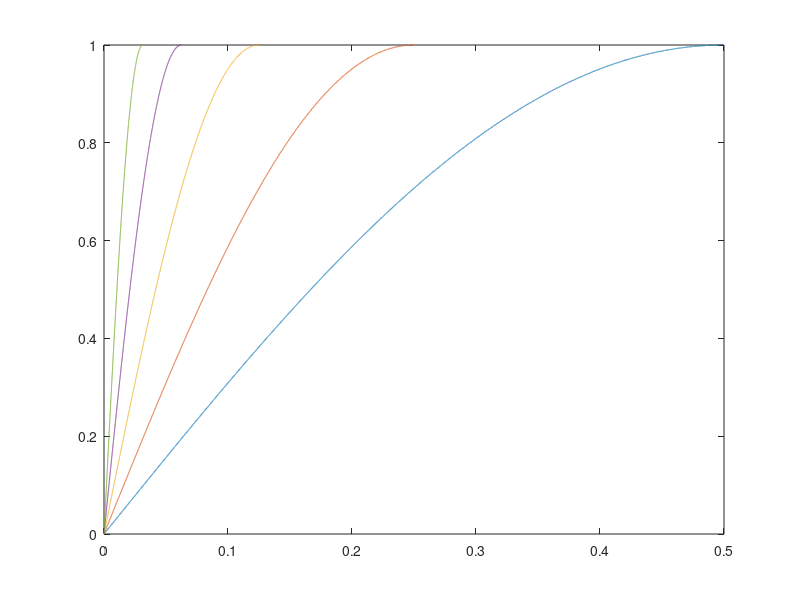
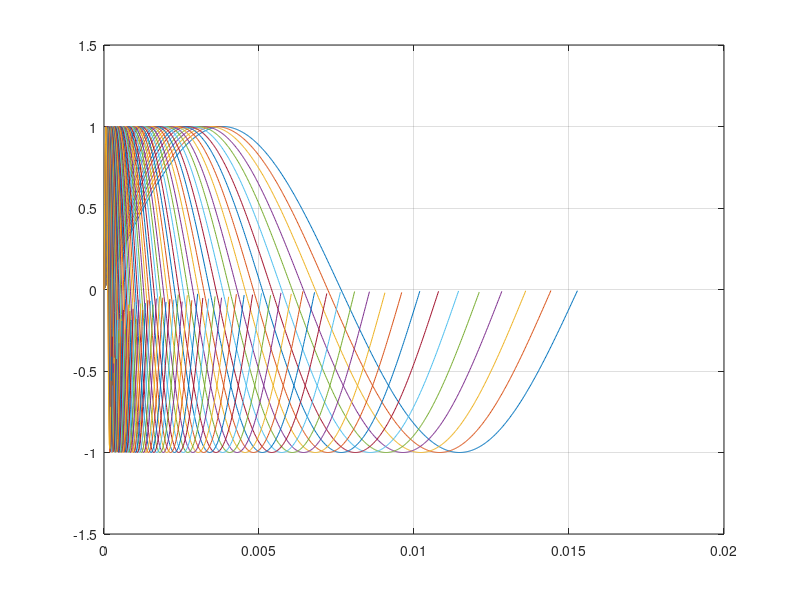

Source code (MATLAB) for these figures, in order:
clear 
%% global parameters 
a  = 2^(1/12);
f0 = 65.40639;
SR = 48000; %sample rate
dt = 1/SR;

%% normal LUT

%semitones steps related to f0

%n = -24;
%n = -12;   % C-1 
%n = 0;   % C0
%n= 12; % C1

oct_LUT = 6;
keys = 12;

n=[0:12:oct_LUT*keys];

%LUT_start_octave = log(fn/f0)/log(a);
% LUT scale parameter


%calculations


%freqquency
for i = n(1):n(end)

    fn(i+1,1) = f0 * a^i;
    
end

Y = cell(length(fn),1); 
start_ind = zeros(length(fn),1);
end_ind   = zeros(length(fn),1);

start_ind(1,1) = 0;
end_ind  (1,1) = round(SR / fn(1))-1;

for i = 1 : length(fn)
    
    BS(i,1) = round((SR / fn(i)));
    
    t = 0:dt:BS(i)*dt-dt; %-dt
    
    Y{i} = sin(2*pi*fn(i)*t);
    figure(2);
    ylim([-1.5 1.5]);
    plot(t,Y{i});
    hold on;
    grid on;
    %y = sin(2*pi*freq(i)*t);

    if i > 1
   
        start_ind(i,1) = start_ind(i-1,1) + BS(i-1,1);
        end_ind  (i,1) = start_ind(i  ,1) + BS(i,  1) - 1;  
    end
end
  LUT_Array = [];
length_Y = 0;
for i =1 : length(Y)
    length_Y = length_Y + length(Y{i});
    LUT_Array = [LUT_Array,Y{i}];  %result vector for LUT
end

FandBS = [fn, BS, start_ind, end_ind];



%% LFO calculation (kann auf viertel Periode reduziert werden)
%parameter
%LFO_ind=[1,13,20,25,32,37,41,44,46,49,61,73,80,85]'; %ausgewählte frequenzen
anzahlFrequenzen = 4;
startFrequenz = 0.5;

%variables init
LFO_Array = [];
fn_LFO = (anzahlFrequenzen);
start_ind_LFO = zeros(length(fn_LFO),1);
end_ind_LFO   = zeros(length(fn_LFO),1);
Y = cell(length(fn_LFO),1);
BS_LFO =  zeros(length(fn_LFO),1);

%calculation
indexOffset = log2(startFrequenz);
for i = 0:anzahlFrequenzen
    fn_LFO(i+1,1) = 2^(i+indexOffset);
end

%index an der stelle 1
start_ind_LFO(1,1) = 0;
end_ind_LFO  (1,1) = round(SR / fn_LFO(1))/4-1;


for i = 1 : length(fn_LFO)
    
    BS_LFO(i,1) = round(SR / fn_LFO(i))/4;
    
    t = 0:dt:(BS_LFO(i))*dt-dt;
    
    Y{i} = sin(2*pi*fn_LFO(i)*t);
    %y = sin(2*pi*freq(i)*t);

    if i > 1
    
        start_ind_LFO(i,1) = start_ind_LFO(i-1,1) + BS_LFO(i-1,1);
        end_ind_LFO  (i,1) = start_ind_LFO(i  ,1) + BS_LFO(i,  1) - 1;
    
    end
    
    %plot
    figure(1)
    plot(t,Y{i});
    hold on;
    

end

for i =1 : length(Y)
    length_Y = length_Y + length(Y{i});
    LFO_Array = [LFO_Array,Y{i}]; %result vector for LFO
end
FandBS_LFO = [fn_LFO, BS_LFO, start_ind_LFO, end_ind_LFO];

%% C-File generator parameters
precision = 5; %precision of Nachkommastelle
precision_LFO = 5; %precision of Nachkommastelle



%% C-file
dlmwrite('sinLUT.c','#include "sinLUT.h"','delimiter','', 'precision', precision);   

%LUT

%LUT Array
dlmwrite('sinLUT.c','const float LUT[] __attribute__ ((section(".rodata"))) = {','delimiter','', 'precision', precision,'-append'); 
dlmwrite('sinLUT.c',LUT_Array,'delimiter',',', 'precision', precision,'-append');
dlmwrite('sinLUT.c','};','delimiter','', 'precision', precision,'-append');  

%write frequency array
dlmwrite('sinLUT.c','const float LUT_FREQUENCYS[] __attribute__ ((section(".rodata"))) = {','delimiter','', 'precision', precision,'-append')   
dlmwrite('sinLUT.c',FandBS(:,1)','delimiter',',', 'precision', precision,'-append');  
dlmwrite('sinLUT.c','};','delimiter','', 'precision', precision,'-append');  

%write Blocksize array
dlmwrite('sinLUT.c','const uint32_t LUT_SUPPORTPOINTS[] __attribute__ ((section(".rodata"))) = {','delimiter','', 'precision', precision,'-append')   
dlmwrite('sinLUT.c',FandBS(:,2)','delimiter',',', 'precision', precision,'-append');  
dlmwrite('sinLUT.c','};','delimiter','', 'precision', precision,'-append');  

%write start index array
dlmwrite('sinLUT.c','const uint32_t LUT_STARTINDEX[] __attribute__ ((section(".rodata"))) = {','delimiter','', 'precision', precision,'-append')   
dlmwrite('sinLUT.c',FandBS(:,3)','delimiter',',', 'precision', precision,'-append');  
dlmwrite('sinLUT.c','};','delimiter','', 'precision', precision,'-append');  

%write Blocksize array
dlmwrite('sinLUT.c','const uint32_t LUT_ENDINDEX[] __attribute__ ((section(".rodata"))) = {','delimiter','', 'precision', precision,'-append')   
dlmwrite('sinLUT.c',FandBS(:,4)','delimiter',',', 'precision', precision,'-append');  
dlmwrite('sinLUT.c','};','delimiter','', 'precision', precision,'-append');  

%LFO

%LFO Array
dlmwrite('sinLUT.c','const float LFO[] __attribute__ ((section(".rodata"))) = {','delimiter','', 'precision', precision,'-append');   
dlmwrite('sinLUT.c',LFO_Array,'delimiter',',', 'precision', precision_LFO,'-append');
dlmwrite('sinLUT.c','};','delimiter','', 'precision', precision,'-append');  

%write frequency array
dlmwrite('sinLUT.c','const float LFO_FREQUENCYS[] __attribute__ ((section(".rodata"))) = {','delimiter','', 'precision', precision,'-append')   
dlmwrite('sinLUT.c',FandBS_LFO(:,1)','delimiter',',', 'precision', precision,'-append');  
dlmwrite('sinLUT.c','};','delimiter','', 'precision', precision,'-append');  

%write Blocksize array
dlmwrite('sinLUT.c','const uint32_t LFO_SUPPORTPOINTS[] __attribute__ ((section(".rodata"))) = {','delimiter','', 'precision', precision,'-append')   
dlmwrite('sinLUT.c',FandBS_LFO(:,2)','delimiter',',', 'precision', precision,'-append');  
dlmwrite('sinLUT.c','};','delimiter','', 'precision', precision,'-append');  

%write start index array
dlmwrite('sinLUT.c','const uint32_t LFO_STARTINDEX[] __attribute__ ((section(".rodata"))) = {','delimiter','', 'precision', precision,'-append')   
dlmwrite('sinLUT.c',FandBS_LFO(:,3)','delimiter',',', 'precision', precision,'-append');  
dlmwrite('sinLUT.c','};','delimiter','', 'precision', precision,'-append');  

%write Blocksize array
dlmwrite('sinLUT.c','const uint32_t LFO_ENDINDEX[] __attribute__ ((section(".rodata"))) = {','delimiter','', 'precision', precision,'-append')   
dlmwrite('sinLUT.c',FandBS_LFO(:,4)','delimiter',',', 'precision', precision,'-append');  
dlmwrite('sinLUT.c','};','delimiter','', 'precision', precision,'-append');  
%% H-file



%include Guard
dlmwrite('sinLUT.h','#ifndef INC_SINLUT_H_','delimiter','', 'precision', precision);
dlmwrite('sinLUT.h','#define INC_SINLUT_H_','delimiter','', 'precision', precision,'-append') 
dlmwrite('sinLUT.h','//includes ','delimiter','', 'precision', precision,'-append');
dlmwrite('sinLUT.h','#include "main.h"','delimiter','', 'precision', precision,'-append') ;

%Space
dlmwrite('sinLUT.h',' ','delimiter','', 'precision', precision,'-append');
dlmwrite('sinLUT.h',' ','delimiter','', 'precision', precision,'-append');

%defines
dlmwrite('sinLUT.h','//defines ','delimiter','', 'precision', precision,'-append');

dlmwrite('sinLUT.h',['#define LUT_SR ',num2str(SR)],'delimiter','', 'precision', precision,'-append');
% %LUT defines
dlmwrite('sinLUT.h',['#define LUT_START_OCTAVE ',num2str(FandBS(length(FandBS),1))],'delimiter','', 'precision', precision,'-append');

dlmwrite('sinLUT.h',['#define LUT_FMAX ',num2str(FandBS(length(FandBS),1))],'delimiter','', 'precision', precision,'-append');
dlmwrite('sinLUT.h',['#define LUT_FMIN ',num2str(FandBS(1,1))],'delimiter','', 'precision', precision,'-append');
dlmwrite('sinLUT.h',['#define LUT_OCTAVES ',num2str(oct_LUT)],'delimiter','', 'precision', precision,'-append');

%LFO defines
dlmwrite('sinLUT.h','//defines ','delimiter','', 'precision', precision,'-append');
dlmwrite('sinLUT.h',['#define LFO_FMAX ',num2str(FandBS_LFO(length(FandBS_LFO),1))],'delimiter','', 'precision', precision,'-append');
dlmwrite('sinLUT.h',['#define LFO_FMIN ',num2str(FandBS_LFO(1,1))],'delimiter','', 'precision', precision,'-append');
%dlmwrite('sinLUT.h',['#define LFO_OCTAVES ',num2str(oct_LFO)],'delimiter','', 'precision', precision,'-append');


%Space
dlmwrite('sinLUT.h',' ','delimiter','', 'precision', precision,'-append');
dlmwrite('sinLUT.h',' ','delimiter','', 'precision', precision,'-append');

%variables

dlmwrite('sinLUT.h','//variables','delimiter','', 'precision', precision,'-append');
%LUT
dlmwrite('sinLUT.h',['const float  LUT[',num2str(length(LUT_Array)),'];'],'delimiter','', 'precision', precision,'-append');
dlmwrite('sinLUT.h',['const uint32_t LUT_ENDINDEX[', num2str(length(FandBS(:,4))),'];'],'delimiter','', 'precision', precision,'-append') ;
dlmwrite('sinLUT.h',['const uint32_t LUT_STARTINDEX[',num2str(length(FandBS(:,3))),'];'],'delimiter','', 'precision', precision,'-append');  
dlmwrite('sinLUT.h',['const uint32_t LUT_SUPPORTPOINTS[',num2str(length(FandBS(:,2))),'];'],'delimiter','', 'precision', precision,'-append'); 
dlmwrite('sinLUT.h',['const float LUT_FREQUENCYS[',num2str(length(FandBS(:,1))),'];'],'delimiter','', 'precision', precision,'-append'); 

%LFO
dlmwrite('sinLUT.h',['const float LFO[',num2str(length(LFO_Array)),'];'],'delimiter','', 'precision', precision,'-append');
dlmwrite('sinLUT.h',['const uint32_t LFO_ENDINDEX[',num2str(length(FandBS_LFO(:,4))),'];'],'delimiter','', 'precision', precision,'-append') ;
dlmwrite('sinLUT.h',['const uint32_t LFO_STARTINDEX[',num2str(length(FandBS_LFO(:,3))),'];'],'delimiter','', 'precision', precision,'-append');  
dlmwrite('sinLUT.h',['const uint32_t LFO_SUPPORTPOINTS[',num2str(length(FandBS_LFO(:,2))),'];'],'delimiter','', 'precision', precision,'-append'); 
dlmwrite('sinLUT.h',['const float LFO_FREQUENCYS[',num2str(length(FandBS_LFO(:,1))),'];'],'delimiter','', 'precision', precision,'-append'); 


dlmwrite('sinLUT.h','#endif','delimiter','', 'precision', precision,'-append');
